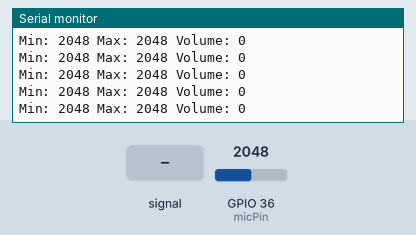
Simulated run of this sketch. Board: ESP32. On the bench: the last lines printed to the serial monitor. The inputs (shaded band) are chosen by the test bench; at power-on: GPIO 36 (micPin) = 2048.

Above: at 1.2 s.
1.3 s: GPIO 36 (micPin) fed a 200 Hz sine of ±327 counts around its level
At 1.54 s:
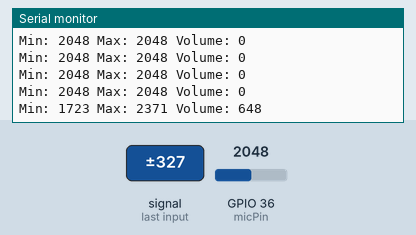
2.8 s: GPIO 36 (micPin) set to 2866
At 2.83 s:
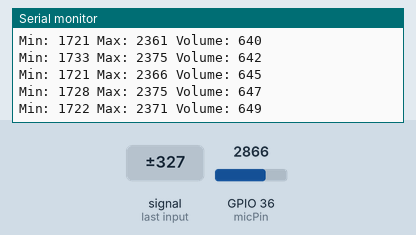
4.3 s: GPIO 36 (micPin) fed a 1000 Hz sine of ±1023 counts around its level
At 4.44 s:
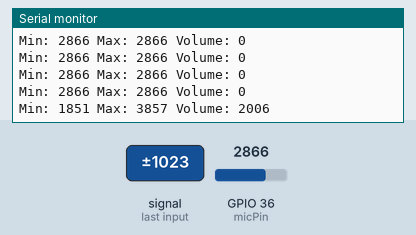
5.8 s: GPIO 36 (micPin) set to 3603
At 5.9 s:
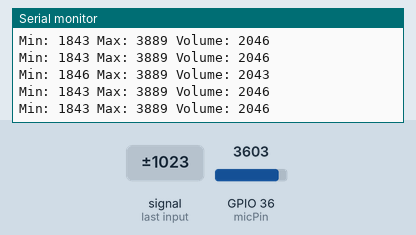
Timing chart, 0 to 8.3 s (numbered marks = the images above; inputs shaded):
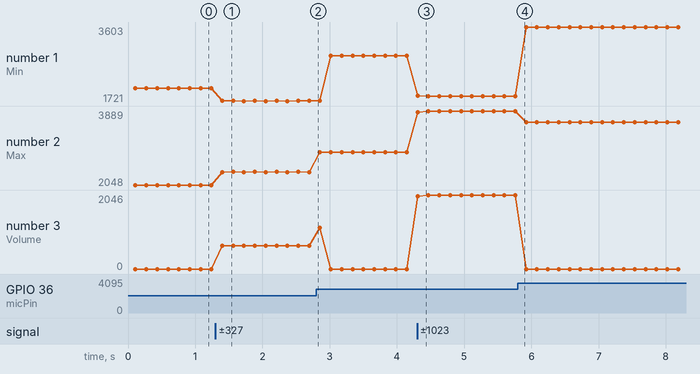

Measured:
- after the input at 1.3 s, the serial monitor: prints a new line after 0.10 s (image 1)
- after the input at 4.3 s, the serial monitor: prints a new line at once (image 3)
- plotted number 1: 2048 → 1722 after the input at 1.3 s, 1722 → 2866 after the input at 2.8 s, 2866 → 1843 after the input at 4.3 s, 1843 → 3603 after the input at 5.8 s
- plotted number 2: 2048 → 2371 after the input at 1.3 s, 2371 → 2866 after the input at 2.8 s, 2866 → 3889 after the input at 4.3 s, 3889 → 3603 after the input at 5.8 s
- plotted number 3: 0 → 649 after the input at 1.3 s, 0 → 2046 after the input at 4.3 s

The sketch:

testmiccode.ino
```cpp
const int micPin = 36;

void setup() {
  Serial.begin(115200);
}

void loop() {
  int minVal = 4095;
  int maxVal = 0;

  for (int i = 0; i < 100; i++) {
    int value = analogRead(micPin);
    if (value < minVal) minVal = value;
    if (value > maxVal) maxVal = value;
    delay(1);
  }

  int volume = maxVal - minVal;

  Serial.print("Min: ");
  Serial.print(minVal);
  Serial.print(" Max: ");
  Serial.print(maxVal);
  Serial.print(" Volume: ");
  Serial.println(volume);

  delay(50);
}
```
